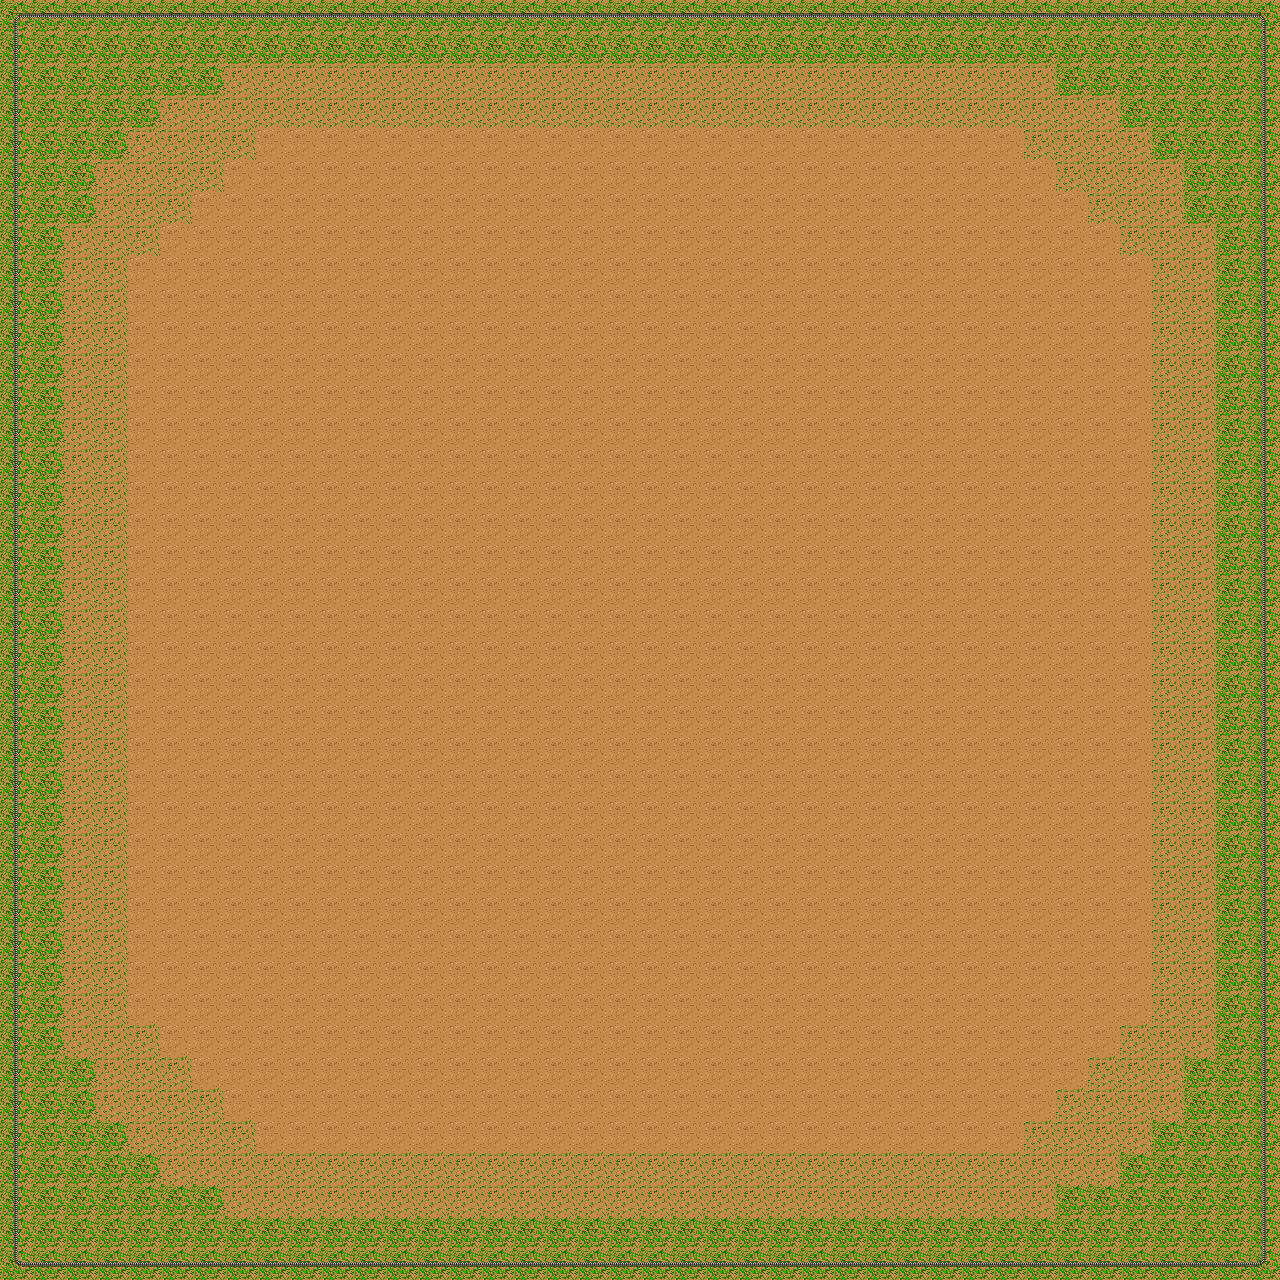

The image is a tile-based game level rendered from a .tmx file. Its description and source (layers, tilesets, objects; grid data summarised) follow:
An orthogonal 40x40 tile map with 32x32 px tiles, 3 tile layers (Tile Layer 1, Tile Layer 2, fence), 11 tilesets.

<map version="1.0" orientation="orthogonal" width="40" height="40" tilewidth="32" tileheight="32">
 <tileset firstgid="1" name="mid left" tilewidth="32" tileheight="32">
  <image source="../Tiles/mid left.png" width="32" height="32" />
 </tileset>
 <tileset firstgid="2" name="mid right" tilewidth="32" tileheight="32">
  <image source="../Tiles/mid right.png" width="32" height="32" />
 </tileset>
 <tileset firstgid="3" name="muddygrass 1" tilewidth="32" tileheight="32">
  <image source="../Tiles/muddygrass 1.png" width="32" height="32" />
 </tileset>
 <tileset firstgid="4" name="muddygrass 2" tilewidth="32" tileheight="32">
  <image source="../Tiles/muddygrass 2.png" width="32" height="32" />
 </tileset>
 <tileset firstgid="5" name="top left" tilewidth="32" tileheight="32">
  <image source="../Tiles/top left.png" width="32" height="32" />
 </tileset>
 <tileset firstgid="6" name="top mid" tilewidth="32" tileheight="32">
  <image source="../Tiles/top mid.png" width="32" height="32" />
 </tileset>
 <tileset firstgid="7" name="top right" tilewidth="32" tileheight="32">
  <image source="../Tiles/top right.png" width="32" height="32" />
 </tileset>
 <tileset firstgid="8" name="bottom left" tilewidth="32" tileheight="32">
  <image source="../Tiles/bottom left.png" width="32" height="32" />
 </tileset>
 <tileset firstgid="9" name="bottom mid" tilewidth="32" tileheight="32">
  <image source="../Tiles/bottom mid.png" width="32" height="32" />
 </tileset>
 <tileset firstgid="10" name="bottom right" tilewidth="32" tileheight="32">
  <image source="../Tiles/bottom right.png" width="32" height="32" />
 </tileset>
 <tileset firstgid="11" name="mudsand 1" tilewidth="32" tileheight="32">
  <image source="../Tiles/mudsand 1.png" width="32" height="32" />
 </tileset>
 <layer name="Tile Layer 1" width="40" height="40">
  <data>[1600 cells, 1600 non-empty, 3 distinct tile ids]</data>
 </layer>
 <layer name="Tile Layer 2" width="40" height="40">
  <data>[1600 cells, 1336 non-empty, 2 distinct tile ids]</data>
 </layer>
 <layer name="fence" width="40" height="40">
  <data>[1600 cells, 156 non-empty, 8 distinct tile ids]</data>
 </layer>
</map>